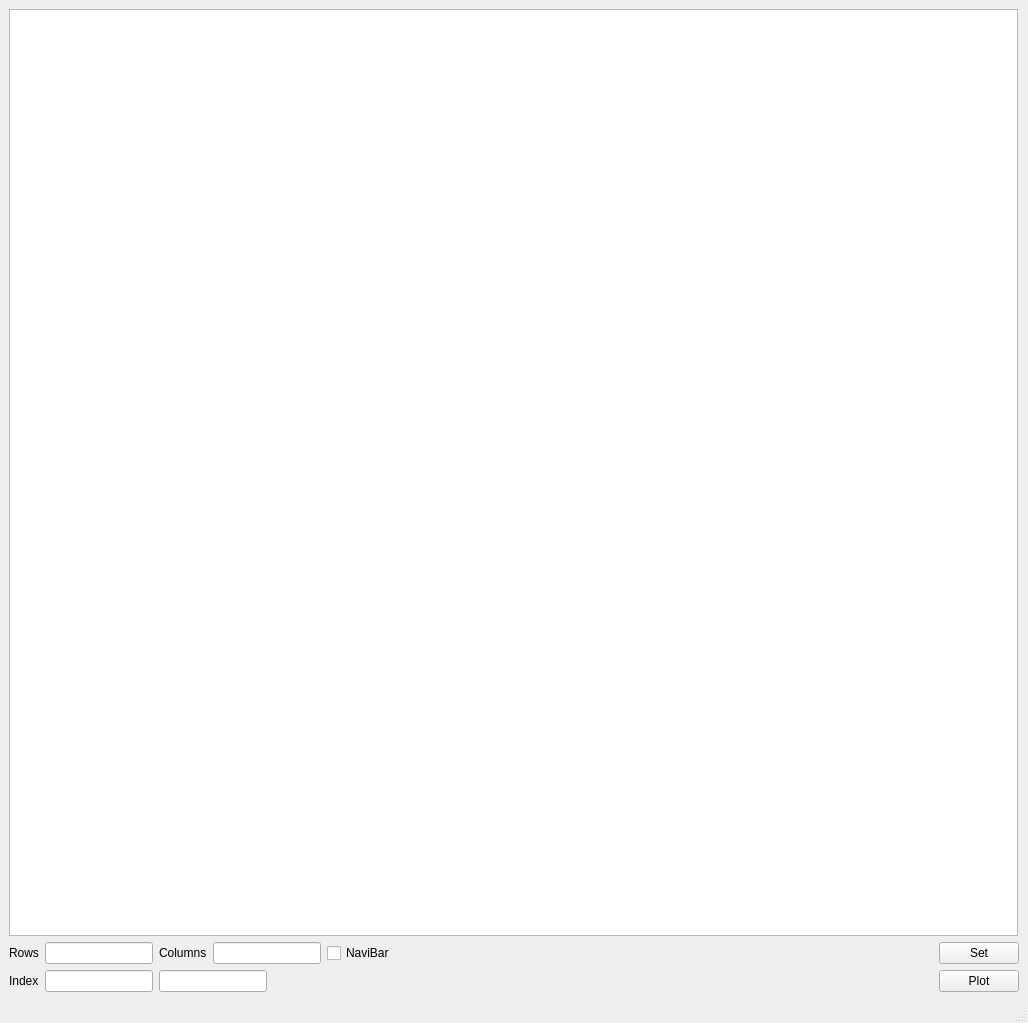
<?xml version="1.0" encoding="UTF-8"?>
<ui version="4.0">
 <class>MainWindow</class>
 <widget class="QMainWindow" name="MainWindow">
  <property name="geometry">
   <rect>
    <x>0</x>
    <y>0</y>
    <width>1028</width>
    <height>1023</height>
   </rect>
  </property>
  <property name="windowTitle">
   <string>MainWindow</string>
  </property>
  <widget class="QWidget" name="centralwidget">
   <layout class="QVBoxLayout" name="verticalLayout">
    <item>
     <layout class="QHBoxLayout" name="horizontalLayout_2">
      <item>
       <widget class="MplGraphicsView1D" name="graphicsView_multiPlot">
        <property name="minimumSize">
         <size>
          <width>800</width>
          <height>600</height>
         </size>
        </property>
       </widget>
      </item>
      <item>
       <spacer name="verticalSpacer_2">
        <property name="orientation">
         <enum>Qt::Vertical</enum>
        </property>
        <property name="sizeHint" stdset="0">
         <size>
          <width>1</width>
          <height>40</height>
         </size>
        </property>
       </spacer>
      </item>
     </layout>
    </item>
    <item>
     <layout class="QHBoxLayout" name="horizontalLayout">
      <item>
       <widget class="QLabel" name="label">
        <property name="text">
         <string>Rows</string>
        </property>
       </widget>
      </item>
      <item>
       <widget class="QLineEdit" name="lineEdit_rows">
        <property name="sizePolicy">
         <sizepolicy hsizetype="Preferred" vsizetype="Fixed">
          <horstretch>0</horstretch>
          <verstretch>0</verstretch>
         </sizepolicy>
        </property>
       </widget>
      </item>
      <item>
       <widget class="QLabel" name="label_2">
        <property name="text">
         <string>Columns</string>
        </property>
       </widget>
      </item>
      <item>
       <widget class="QLineEdit" name="lineEdit_columns">
        <property name="sizePolicy">
         <sizepolicy hsizetype="Preferred" vsizetype="Fixed">
          <horstretch>0</horstretch>
          <verstretch>0</verstretch>
         </sizepolicy>
        </property>
       </widget>
      </item>
      <item>
       <widget class="QCheckBox" name="checkBox_navigrationBar">
        <property name="text">
         <string>NaviBar</string>
        </property>
       </widget>
      </item>
      <item>
       <spacer name="horizontalSpacer">
        <property name="orientation">
         <enum>Qt::Horizontal</enum>
        </property>
        <property name="sizeHint" stdset="0">
         <size>
          <width>40</width>
          <height>20</height>
         </size>
        </property>
       </spacer>
      </item>
      <item>
       <widget class="QPushButton" name="pushButton_setSubPlots">
        <property name="text">
         <string>Set</string>
        </property>
       </widget>
      </item>
     </layout>
    </item>
    <item>
     <layout class="QHBoxLayout" name="horizontalLayout_3">
      <item>
       <widget class="QLabel" name="label_3">
        <property name="text">
         <string>Index</string>
        </property>
       </widget>
      </item>
      <item>
       <widget class="QLineEdit" name="lineEdit_plotRowIndex">
        <property name="sizePolicy">
         <sizepolicy hsizetype="Preferred" vsizetype="Fixed">
          <horstretch>0</horstretch>
          <verstretch>0</verstretch>
         </sizepolicy>
        </property>
       </widget>
      </item>
      <item>
       <widget class="QLineEdit" name="lineEdit_plotColIndex">
        <property name="sizePolicy">
         <sizepolicy hsizetype="Preferred" vsizetype="Fixed">
          <horstretch>0</horstretch>
          <verstretch>0</verstretch>
         </sizepolicy>
        </property>
       </widget>
      </item>
      <item>
       <spacer name="horizontalSpacer_2">
        <property name="orientation">
         <enum>Qt::Horizontal</enum>
        </property>
        <property name="sizeHint" stdset="0">
         <size>
          <width>40</width>
          <height>20</height>
         </size>
        </property>
       </spacer>
      </item>
      <item>
       <widget class="QPushButton" name="pushButton_plot">
        <property name="text">
         <string>Plot</string>
        </property>
       </widget>
      </item>
     </layout>
    </item>
   </layout>
  </widget>
  <widget class="QMenuBar" name="menubar">
   <property name="geometry">
    <rect>
     <x>0</x>
     <y>0</y>
     <width>1028</width>
     <height>25</height>
    </rect>
   </property>
  </widget>
  <widget class="QStatusBar" name="statusbar"/>
 </widget>
 <customwidgets>
  <customwidget>
   <class>MplGraphicsView1D</class>
   <extends>QGraphicsView</extends>
   <header>mplgraphicsview1d.h</header>
  </customwidget>
 </customwidgets>
 <resources/>
 <connections/>
</ui>
